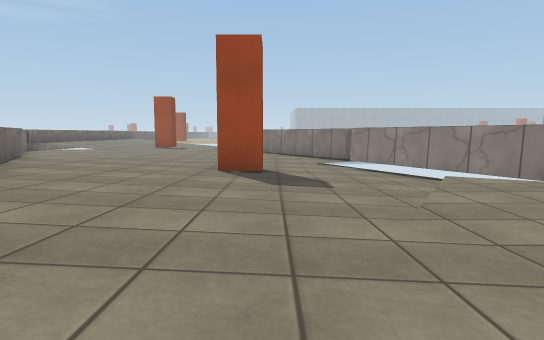
View 1 (above)

19 first-person views from a walk through a Unity game level. The camera is 0.72 m above the floor, tilts 6° down and sees 75° across. The floor is counted in squares, 1 m on a side. Each view is taken from the middle of a square. On the plan, view 1 faces up. The plan holds only what a view shows up to about 11 squares ahead; the rest is blank. The place goes on beyond the plan. Surface patterns are stand-ins for the level's own textures.

View 2
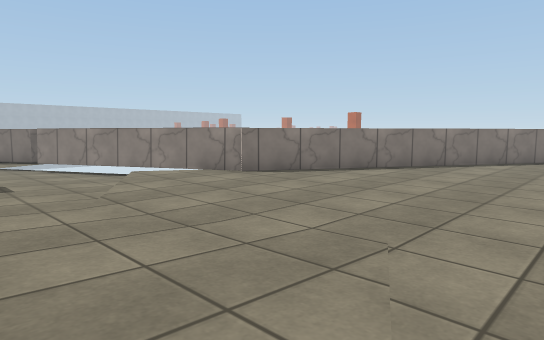

View 3
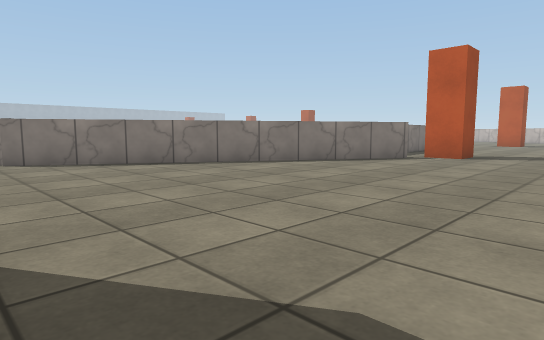

View 4
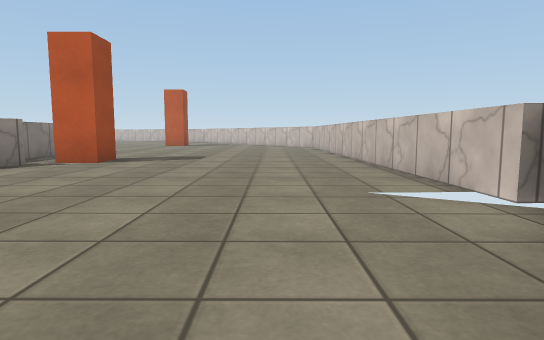

View 5
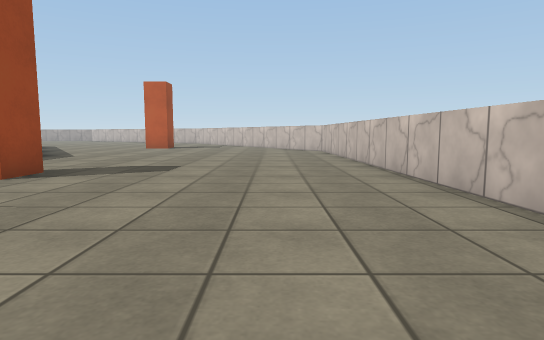

View 6
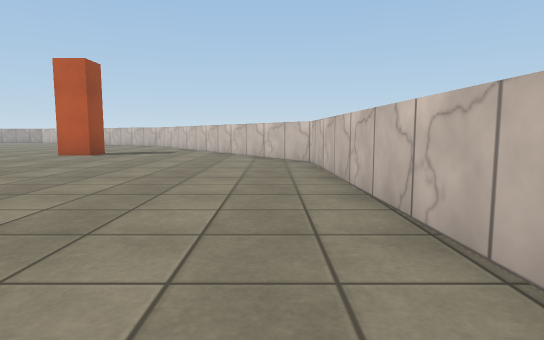

View 7
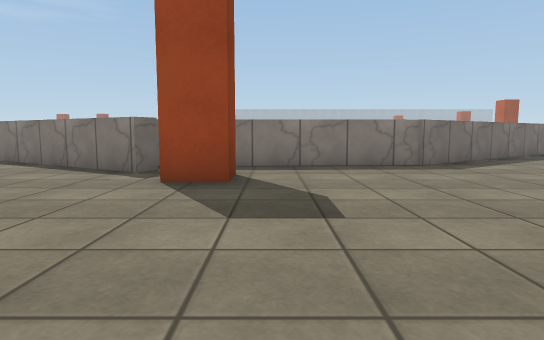

View 8
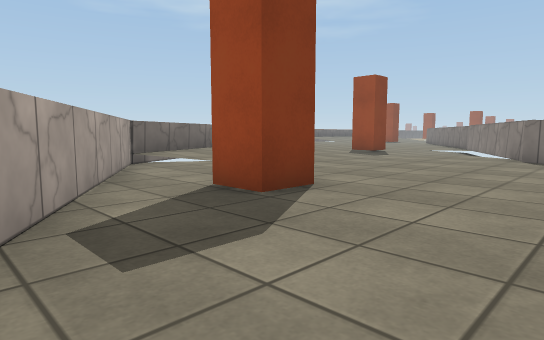

View 9
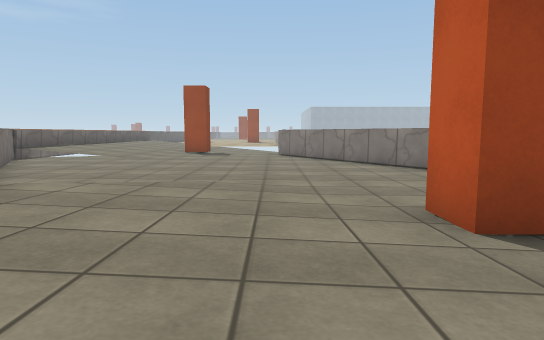

View 10
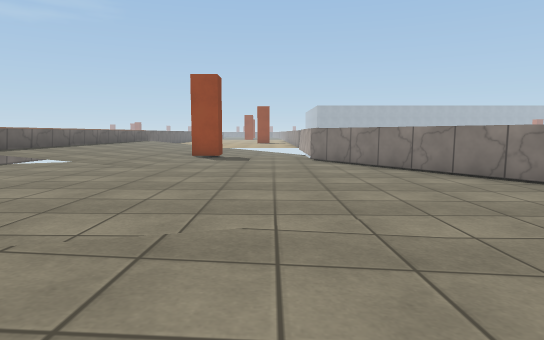

View 11
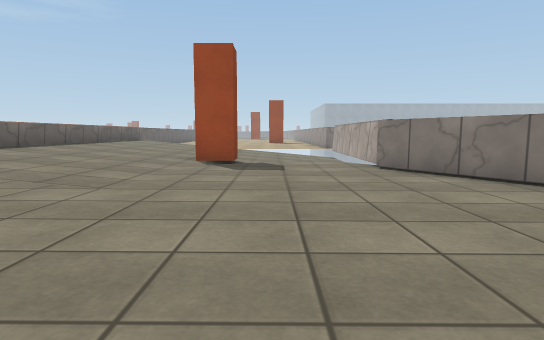

View 12
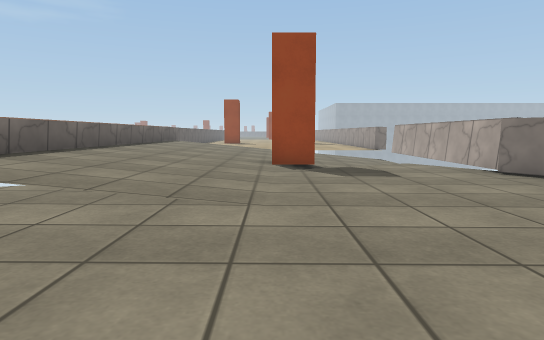

View 13
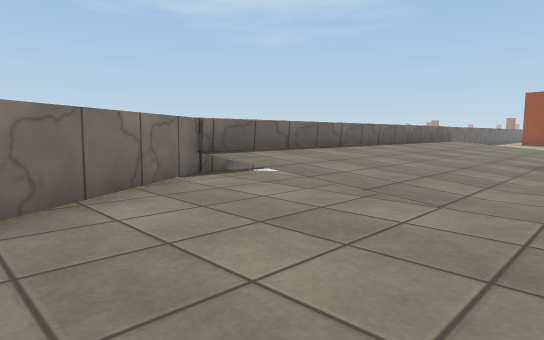

View 14
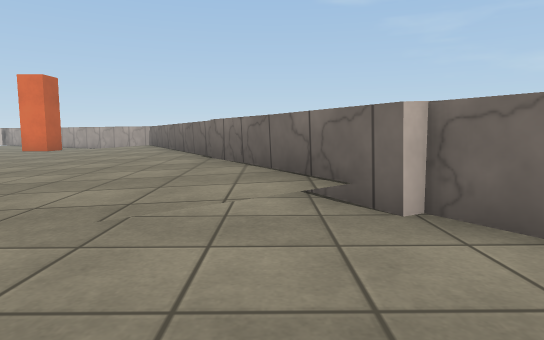

View 15
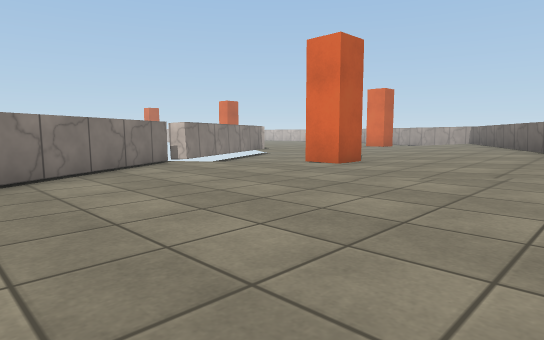

View 16
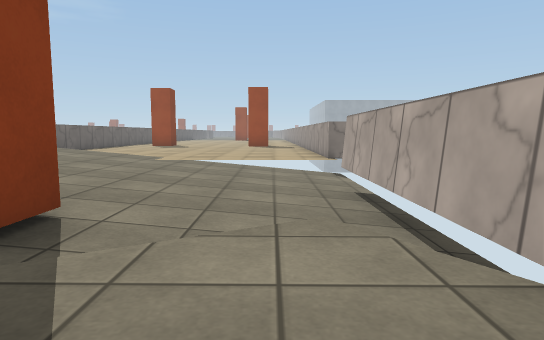

View 17
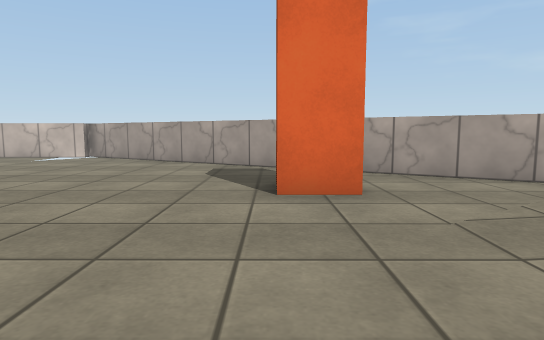

View 18
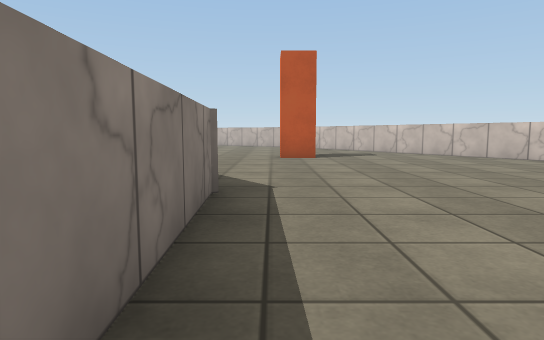

View 19
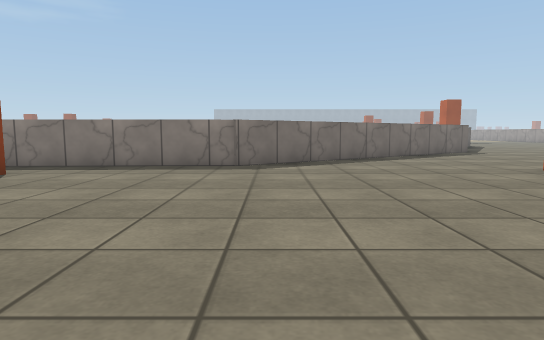

### Floor plan
Key: @ floor where view 1 was taken; # wall or solid block; x gap in a wall; . main floor; : floor 0.05 m higher than the main floor; - floor 0.05 m lower than the main floor; + floor 0.1 m higher than the main floor; _ floor 0.1 m lower than the main floor; * floor 0.15 m higher than the main floor; < floor 0.15 m lower than the main floor; % floor 0.2 m higher than the main floor; ( floor 0.2 m lower than the main floor; & floor 0.35 m higher than the main floor; ! floor 0.35 m lower than the main floor; / step, stairs or slope; ^ raised ledge; O other object.
Columns run from 12 left of view 1 to 24 right of it. Each row starts with its distance up from view 1.
 24 ^&///////!#
 23 ^&///////!#
 22 ^&///OO//!#
 21 ^&//////-##
 20 ^&///....-#
 19 ^&///....-#
 18 ^&///.....##
 17 ^&///......##
 16  #::.......-#
 15  #::........##
 14  ##::.......-##
 13   # ::.......-#
 12     ::........##
 11     #::./...../x
 10     ##/*+:.../(##
  9      ^%*+:.O-_<(#
  8       ^%*+:O-_<(##
  7       ^%*+::.-_<(#
  6        ^%*+:.-_/.##
  5        ^%*+::./...##               ##
  4         ^%*+:......###           ###.
  3         ^%*++:.......###        ##...
  2          ^%*+:.........##########....
  1          ^%**+:.........###..........
  0           ^%@+/............O.........
 -1           ^^/..............O.........
 -2            ##..O.....................
 -3             ##.......................
 -4              ###.....................
 -5                ###...................
 -6                  ##.................#
 -7                   ###.#.....#########
 -8                     #########

Where each view was taken, in squares from view 1:
view 1: 0 up, 0 right, facing up
view 2: 1 down, 0 right, facing up-right
view 3: 4 down, 4 right, facing up-right
view 4: 5 down, 6 right, facing right
view 5: 5 down, 9 right, facing right
view 6: 6 down, 14 right, facing right
view 7: 6 down, 16 right, facing up
view 8: 5 down, 7 right, facing up-left
view 9: 5 up, 3 left, facing up
view 10: 8 up, 4 left, facing up
view 11: 12 up, 5 left, facing up
view 12: 13 up, 7 left, facing up
view 13: 13 up, 6 left, facing up-left
view 14: 13 up, 6 left, facing down
view 15: 16 up, 6 left, facing down-right
view 16: 19 up, 4 left, facing up
view 17: 3 up, 4 right, facing down
view 18: 1 up, 15 right, facing right
view 19: 6 down, 20 right, facing up
